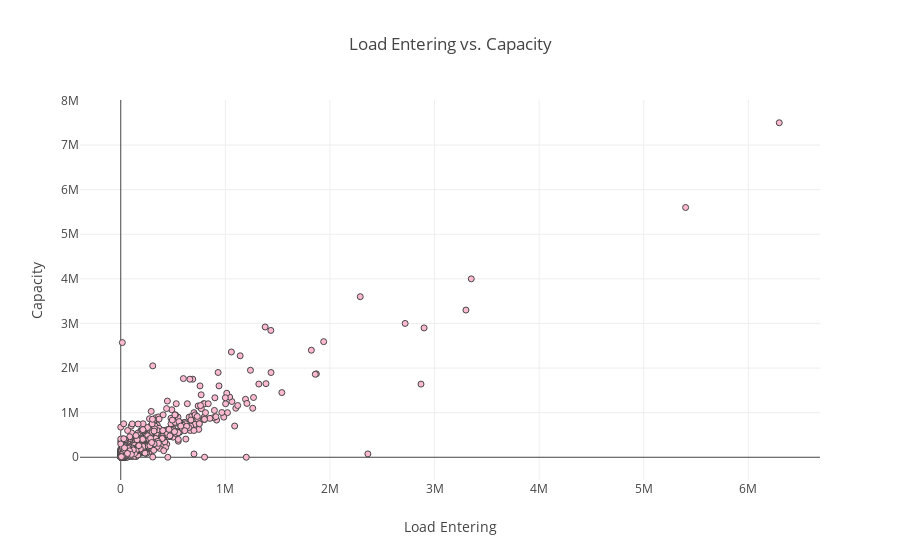

Notebook code cell kept with this figure:
### Code cell
trace = Scatter(x=df_no_missing['LoadEntering'].tolist(), y=df_no_missing['Capacity'].tolist(), mode = 'markers', 
                   marker = dict(color = '#FFBAD2', line = dict(width = 1)))
layout = Layout(title = 'Load Entering vs. Capacity', 
                   xaxis = dict(title = 'Load Entering'), yaxis = dict(title = 'Capacity'), showlegend = False)
fig = Figure(data = [trace], layout = layout)
iplot(fig)

### Figure 1 — Plotly figure (JSON) as saved in the notebook; plotly's stock layout.template omitted (floating-point values rounded to 4 significant figures; data arrays with more than 128 entries replaced by an {"elided": "..."} marker saying what was removed)
{"data": [{"marker": {"color": "#FFBAD2", "line": {"width": 1}}, "mode": "markers", "type": "scatter", "x": {"elided": "22877 int values"}, "y": {"elided": "22877 int values"}}], "layout": {"showlegend": false, "title": "Load Entering vs. Capacity", "xaxis": {"title": "Load Entering"}, "yaxis": {"title": "Capacity"}}}
